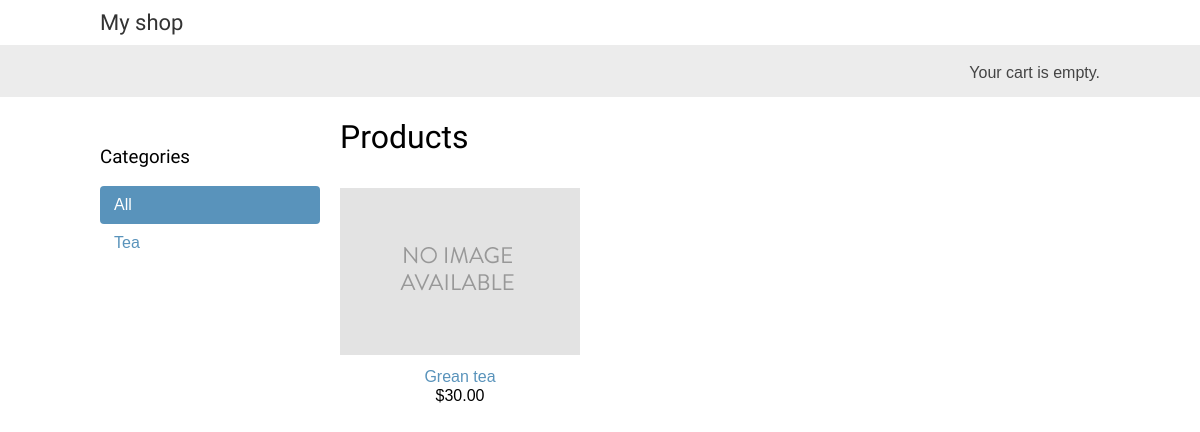
The app's page /, older data.
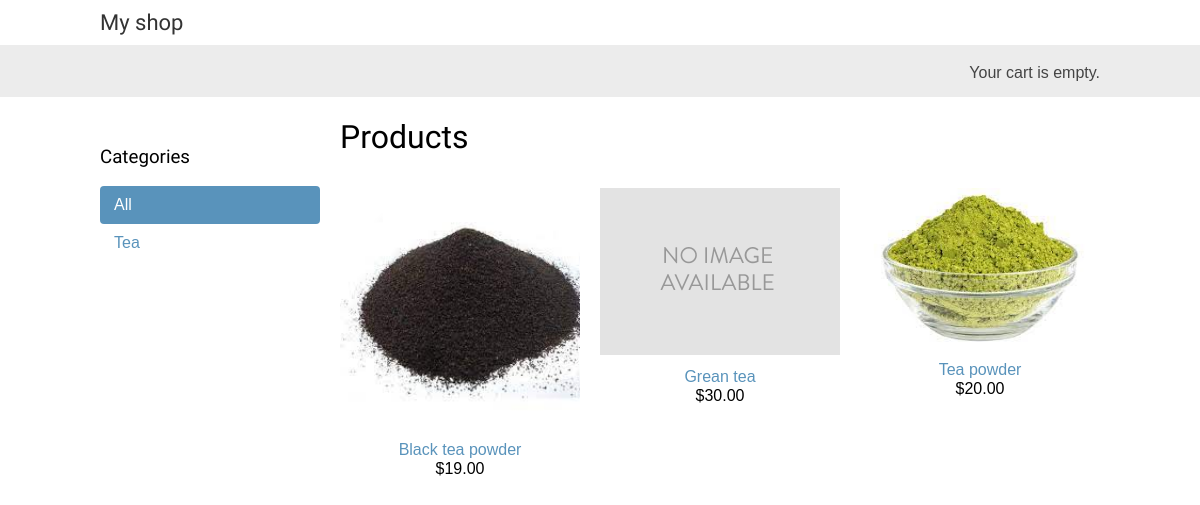
The same page, newer data.
### shop/models.py (models this page shows, shortened)
class Category(models.Model):
    name = models.CharField(max_length=200, db_index=True)
    slug = models.SlugField(max_length=200, db_index=True, unique=True)
    class Meta:
        ordering = ('name',)
        verbose_name = 'Категория'
        verbose_name_plural = 'Категории'
    def get_absolute_url(self):
        return reverse('shop:product_list_by_category',
                       args=[self.slug])

class Product(models.Model):
    category = models.ForeignKey(Category, related_name='products', on_delete=models.PROTECT)
    name = models.CharField(max_length=200, db_index=True)
    slug = models.SlugField(max_length=200, db_index=True)
    image = models.ImageField(upload_to='products/%Y/%m/%d', blank=True)
    description = models.TextField(blank=True)
    price = models.DecimalField(max_digits=10, decimal_places=2)
    stock = models.PositiveIntegerField()
    available = models.BooleanField(default=True)
    created = models.DateTimeField(auto_now_add=True)
    updated = models.DateTimeField(auto_now=True)
    class Meta:
        ordering = ('name',)
        index_together = (('id', 'slug'),)
        verbose_name = 'Товар'
        verbose_name_plural = 'Товары'
    def get_absolute_url(self):
        return reverse('shop:product_detail',
                       args=[self.id, self.slug])

### shop/views.py (the view)
# urls.py: re_path(r'^$', views.product_list, name='product_list'),
def product_list(request, category_slug=None):
    category = None
    categories = Category.objects.all()
    products = Product.objects.filter(available=True)
    if category_slug:
        category = get_object_or_404(Category, slug=category_slug)
        products = products.filter(category=category)
    return render(request,
                  'shop/product/list.html',
                  {'category': category,
                   'categories': categories,
                   'products': products})

### cart/cart.py (called while the page is built)
    def __len__(self):
        return sum(item['quantity'] for item in self.cart.values())

### cart/context_processors.py (called while the page is built)
def cart(request):
    return {'cart': Cart(request)}

### shop/templates/shop/product/list.html (shortened to what this page needs)
{% extends "shop/base.html" %}
{% load static %}
{% block content %}
    <div id="sidebar">
        <h3>Categories</h3>
        <ul>
            <li {% if not category %}class="selected"{% endif %}>
                <a href="{% url "shop:product_list" %}">All</a>
            </li>
            {% for c in categories %}
                <li {% if category.slug == c.slug %}class="selected"{% endif %}>
                    <a href="{{ c.get_absolute_url }}">{{ c.name }}</a>
                </li>
            {% endfor %}
        </ul>
    </div>
    <div id="main" class="product-list">
        <h1>{% if category %}{{ category.name }}{% else %}Products{% endif %}</h1>
        {% for product in products %}
            <div class="item">
                <a href="{{ product.get_absolute_url }}">
                    <img src="{% if product.image %}{{ product.image.url }}{% else %}{% static "img/no_image.png" %}{% endif %}">
                </a>
                <a href="{{ product.get_absolute_url }}">{{ product.name }}</a><br>
                ${{ product.price }}
            </div>
        {% endfor %}
    </div>
{% endblock %}

### shop/templates/shop/base.html (shortened to what this page needs)
{% load static %}
<!DOCTYPE html>
<html>
<head>
    <link href="{% static "css/base.css" %}" rel="stylesheet">
</head>
<body>
<div id="header">
    <a href="/" class="logo">My shop</a>
</div>
<div id="subheader">
    <div class="cart">
    {% with total_items=cart|length %}
        {% if cart|length > 0 %}
            Your cart:
            <a href="{% url "cart:cart_detail" %}">
                {{ total_items }} item{{ total_items|pluralize }},
                ${{ cart.get_total_price }}
            </a>
        {% else %}
            Your cart is empty.
        {% endif %}
    {% endwith %}
</div>
</div>
<div id="content">
    {% block content %}
    {% endblock %}
</div>
</body>
</html>

### shop/static/css/base.css (style rules this page uses)
body { margin:0; padding:0; font-family:helvetica, sans-serif; }
h1, h2, h3, h4, h5 , h6 { font-family: 'Ubuntu', sans-serif; font-weight:normal; }
a { text-decoration:none; color:#5993bb; }
#header { padding:10px 100px; font-size:18px; overflow:auto; }
#subheader { background:#ececec; color:#444; padding:15px 100px; overflow:auto; }
#header .logo { font-family: 'Ubuntu', sans-serif; float:left; color:#333; font-size:22px; margin-right:10%; }
#subheader .cart { float:right; padding-top:4px; }
#content { padding:0 100px; overflow:hidden; }
#sidebar { width:220px; padding:30px 20px 0 0; float:left; }
#sidebar ul { margin:0; padding:0; }
#sidebar ul li { margin:0; list-style:none; padding:10px 14px; }
#sidebar ul li a { display:block; }
#sidebar ul li.selected { background:#5993bb; border-radius:4px; }
#sidebar ul li.selected a { color:#fff; }
#main { float:left; width: 96%; margin-right:-220px; overflow:hidden; }
.product-list .item { width:25%; padding:10px 20px 10px 0; float:left; text-align:center; line-height:1.2; }
.product-list .item img { width:100%; margin-bottom:8px; }

Row changes from the older to the newer data that the page shows:
added Product: image (picture), name "Black tea powder", price "19.00"
added Product: image (picture), name "Tea powder", price "20.00"
